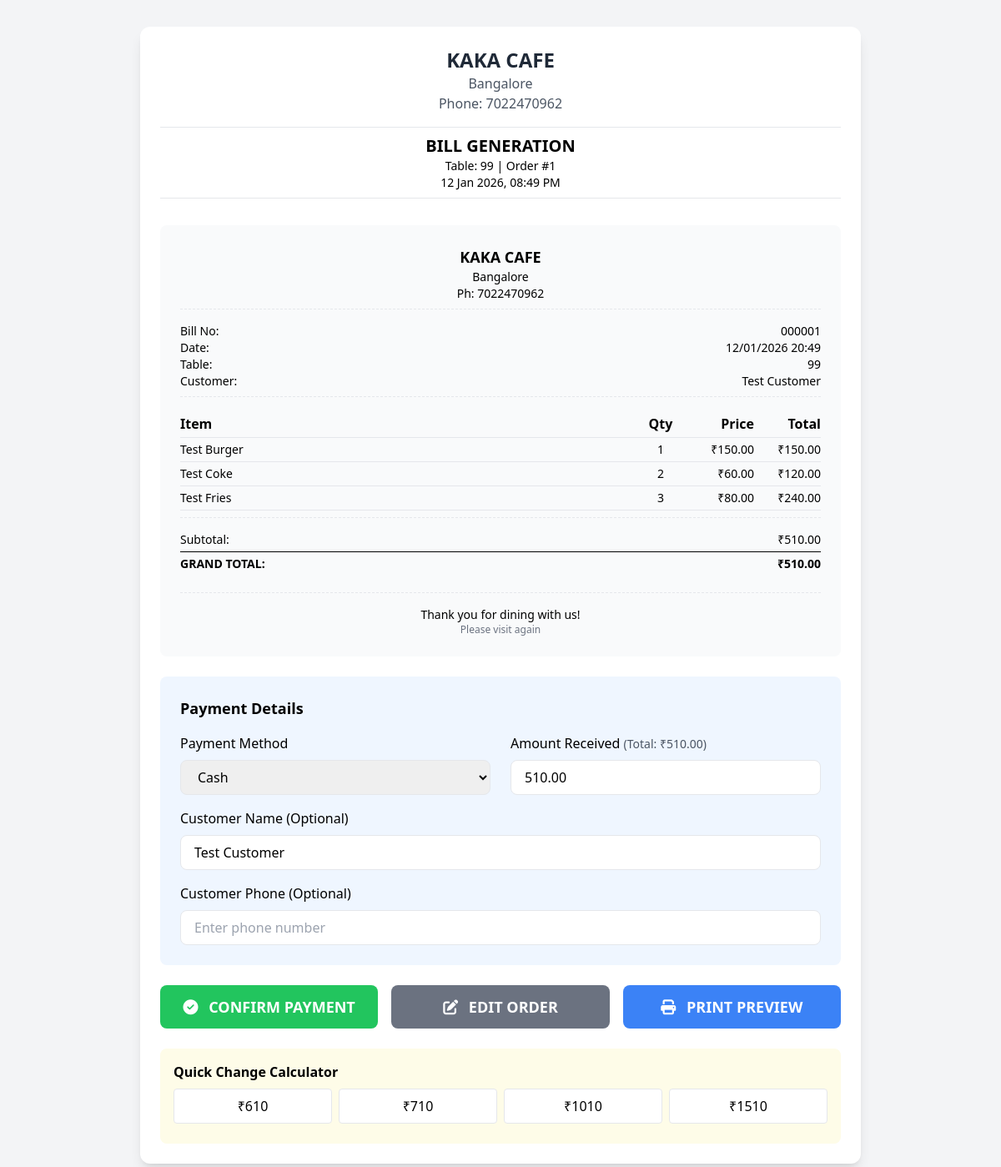
Page /bill/1/ on the committed database.
### pos/models.py (models this page shows, shortened)
class Restaurant(models.Model):
    name = models.CharField(max_length=200, default="KAKA CAFE")
    address = models.TextField(default="Bangalore")
    phone = models.CharField(max_length=20, default="7022470962")
    email = models.EmailField(default="contact@kakacafe.com")
    gstin = models.CharField(max_length=15, blank=True)
    logo = models.ImageField(upload_to='logos/', blank=True)

class Order(models.Model):
    table = models.ForeignKey(Table, on_delete=models.CASCADE, related_name='orders')
    customer_name = models.CharField(max_length=200, blank=True)
    customer_phone = models.CharField(max_length=15, blank=True)
    status = models.CharField(max_length=20, default='active',
                             choices=[('active', 'Active'),
                                     ('completed', 'Completed'),
                                     ('cancelled', 'Cancelled')])
    subtotal = models.DecimalField(max_digits=12, decimal_places=2, default=0)
    discount = models.DecimalField(max_digits=12, decimal_places=2, default=0)
    water_bottle = models.DecimalField(max_digits=10, decimal_places=2, default=0)
    packaging = models.DecimalField(max_digits=10, decimal_places=2, default=0)
    service_charge = models.DecimalField(max_digits=10, decimal_places=2, default=0)
    other_charges = models.DecimalField(max_digits=10, decimal_places=2, default=0)
    other_charges_description = models.CharField(max_length=100, blank=True)
    total = models.DecimalField(max_digits=12, decimal_places=2, default=0)
    created_at = models.DateTimeField(auto_now_add=True)
    updated_at = models.DateTimeField(auto_now=True)
    class Meta:
        ordering = ['-created_at']

class Table(models.Model):
    table_number = models.CharField(max_length=10, unique=True)
    table_name = models.CharField(max_length=50, blank=True)
    capacity = models.IntegerField(default=4)
    status = models.CharField(max_length=20, default='available',
                             choices=[('available', 'Available'),
                                     ('occupied', 'Occupied')])

class OrderItem(models.Model):
    order = models.ForeignKey(Order, on_delete=models.CASCADE, related_name='order_items')
    menu_item = models.ForeignKey(MenuItem, on_delete=models.CASCADE)
    quantity = models.IntegerField(default=1)
    price = models.DecimalField(max_digits=10, decimal_places=2)
    total = models.DecimalField(max_digits=10, decimal_places=2, default=0)

class MenuItem(models.Model):
    category = models.ForeignKey(Category, on_delete=models.CASCADE, related_name='menuitems')
    name = models.CharField(max_length=200)
    description = models.TextField(blank=True)
    price = models.DecimalField(max_digits=10, decimal_places=2)
    is_available = models.BooleanField(default=True)
    class Meta:
        ordering = ['category__display_order', 'name']

### pos/views.py (the view, shortened to what this page needs)
# urls.py: path('bill/<int:order_id>/', views.generate_bill, name='generate_bill'),
def generate_bill(request, order_id):
    order = get_object_or_404(Order, id=order_id)
    context = {
        'order': order,
    }
    return render(request, 'pos/generate_bill.html', context)

### pos/context_processors.py (called while the page is built)
def restaurant_info(request):
    restaurant = Restaurant.objects.first()
    return {
        'restaurant': restaurant if restaurant else Restaurant(),
        'now': '2024-01-10',  # You can replace with actual datetime
    }

### templates/pos/generate_bill.html (shortened to what this page needs)
<!DOCTYPE html>
<html lang="en">
<head>
    <script src="https://cdn.tailwindcss.com"></script>
    <link rel="stylesheet" href="https://cdnjs.cloudflare.com/ajax/libs/font-awesome/6.4.0/css/all.min.css">
</head>
<body class="bg-gray-100">
    <div class="container mx-auto px-4 py-8 max-w-4xl">
        <div class="bg-white rounded-xl shadow-lg p-6">
            <div class="text-center mb-8">
                <h1 class="text-2xl font-bold text-gray-800">{{ restaurant.name }}</h1>
                <p class="text-gray-600">{{ restaurant.address }}</p>
                <p class="text-gray-600">Phone: {{ restaurant.phone }}</p>
                <div class="mt-4 border-t border-b py-2">
                    <h2 class="text-xl font-bold">BILL GENERATION</h2>
                    <p class="text-sm">Table: {{ order.table.table_number }} | Order #{{ order.id }}</p>
                    <p class="text-sm">{{ order.created_at|date:"d M Y, h:i A" }}</p>
                </div>
            </div>
            <div class="bg-gray-50 p-6 rounded-lg mb-6">
                <div class="text-center mb-4">
                    <div class="font-bold text-lg">{{ restaurant.name }}</div>
                    <div class="text-sm">{{ restaurant.address }}</div>
                    <div class="text-sm">Ph: {{ restaurant.phone }}</div>
                    <div class="border-t border-dashed my-2"></div>
                </div>
                <div class="mb-4">
                    <div class="flex justify-between text-sm">
                        <span>Bill No:</span>
                        <span>{{ order.id|stringformat:"06d" }}</span>
                    </div>
                    <div class="flex justify-between text-sm">
                        <span>Date:</span>
                        <span>{{ order.created_at|date:"d/m/Y H:i" }}</span>
                    </div>
                    <div class="flex justify-between text-sm">
                        <span>Table:</span>
                        <span>{{ order.table.table_number }}</span>
                    </div>
                    {% if order.customer_name %}
                    <div class="flex justify-between text-sm">
                        <span>Customer:</span>
                        <span>{{ order.customer_name }}</span>
                    </div>
                    {% endif %}
                    <div class="border-t border-dashed my-2"></div>
                </div>
                <div class="mb-4">
                    <div class="flex border-b py-1 font-bold">
                        <div class="flex-1">Item</div>
                        <div class="w-16 text-center">Qty</div>
                        <div class="w-20 text-right">Price</div>
                        <div class="w-20 text-right">Total</div>
                    </div>
                    {% for item in order.order_items.all %}
                    <div class="flex border-b py-1 text-sm">
                        <div class="flex-1">{{ item.menu_item.name }}</div>
                        <div class="w-16 text-center">{{ item.quantity }}</div>
                        <div class="w-20 text-right">₹{{ item.price }}</div>
                        <div class="w-20 text-right">₹{{ item.total }}</div>
                    </div>
                    {% endfor %}
                    <div class="border-t border-dashed my-2"></div>
                </div>
                <div class="space-y-1 text-sm">
                    <div class="flex justify-between">
                        <span>Subtotal:</span>
                        <span>₹{{ order.subtotal }}</span>
                    </div>
                    <div class="border-t border-black pt-1 mt-2">
                        <div class="flex justify-between font-bold">
                            <span>GRAND TOTAL:</span>
                            <span>₹{{ order.total }}</span>
                        </div>
                    </div>
                </div>
                <div class="text-center mt-6 pt-4 border-t border-dashed">
                    <div class="text-sm">Thank you for dining with us!</div>
                    <div class="text-xs text-gray-500">Please visit again</div>
                </div>
            </div>
            <form method="post">
                <div class="bg-blue-50 p-6 rounded-lg mb-6">
                    <h3 class="font-bold text-lg mb-4">Payment Details</h3>
                    <div class="grid grid-cols-1 md:grid-cols-2 gap-6">
                        <div>
                            <label class="block font-medium mb-2">Payment Method</label>
                            <select name="payment_method" class="w-full border rounded-lg px-4 py-2" required>
                                <option value="cash">Cash</option>
                            </select>
                        </div>
                        <div>
                            <label class="block font-medium mb-2">
                                Amount Received
                                <span class="text-sm text-gray-600">(Total: ₹{{ order.total }})</span>
                            </label>
                            <input type="number" name="paid_amount"
                                   value="{{ order.total }}"
                                   min="{{ order.total }}"
                                   step="1"
                                   class="w-full border rounded-lg px-4 py-2"
                                   required>
                        </div>
                    </div>
                    <div class="mt-4">
                        <label class="block font-medium mb-2">Customer Name (Optional)</label>
                        <input type="text" name="customer_name"
                               value="{{ order.customer_name }}"
                               class="w-full border rounded-lg px-4 py-2"
                               placeholder="Enter customer name">
                    </div>
                    <div class="mt-4">
                        <label class="block font-medium mb-2">Customer Phone (Optional)</label>
                        <input type="text" name="customer_phone"
                               value="{{ order.customer_phone }}"
                               class="w-full border rounded-lg px-4 py-2"
                               placeholder="Enter phone number">
                    </div>
                </div>
                <div class="flex flex-wrap gap-4">
                    <button type="submit"
                            class="flex-1 bg-green-500 hover:bg-green-600 text-white py-3 px-6 rounded-lg font-bold text-lg">
                        <i class="fas fa-check-circle mr-2"></i> CONFIRM PAYMENT
                    </button>
                    <a href="{% url 'table_detail' order.table.id %}"
                       class="flex-1 bg-gray-500 hover:bg-gray-600 text-white py-3 px-6 rounded-lg font-bold text-lg text-center">
                        <i class="fas fa-edit mr-2"></i> EDIT ORDER
                    </a>
                    <button type="button" onclick="window.print()"
                            class="flex-1 bg-blue-500 hover:bg-blue-600 text-white py-3 px-6 rounded-lg font-bold text-lg">
                        <i class="fas fa-print mr-2"></i> PRINT PREVIEW
                    </button>
                </div>
            </form>
            <div class="bg-yellow-50 p-4 rounded-lg mt-6">
                <h4 class="font-bold mb-2">Quick Change Calculator</h4>
                <div class="grid grid-cols-2 md:grid-cols-4 gap-2">
                    <button type="button" onclick="calculateChange({{ order.total|add:100 }})"
                            class="bg-white border rounded py-2 hover:bg-gray-100">
                        ₹{{ order.total|add:100|floatformat:0 }}
                    </button>
                    <button type="button" onclick="calculateChange({{ order.total|add:200 }})"
                            class="bg-white border rounded py-2 hover:bg-gray-100">
                        ₹{{ order.total|add:200|floatformat:0 }}
                    </button>
                    <button type="button" onclick="calculateChange({{ order.total|add:500 }})"
                            class="bg-white border rounded py-2 hover:bg-gray-100">
                        ₹{{ order.total|add:500|floatformat:0 }}
                    </button>
                    <button type="button" onclick="calculateChange({{ order.total|add:1000 }})"
                            class="bg-white border rounded py-2 hover:bg-gray-100">
                        ₹{{ order.total|add:1000|floatformat:0 }}
                    </button>
                </div>
            </div>
        </div>
    </div>
</body>
</html>

### rows in the picture
Restaurant: name "KAKA CAFE", address "Bangalore", phone "7022470962"
Order: table.table_number "99", id "1", created_at "12 Jan 2026, 08:49 PM", id "000001", created_at "12/01/2026 20:49", customer_name "Test Customer", subtotal "510.00", total "510.00", paid_amount "510.00", total|add "610", total|add "710", total|add "1010", total|add "1510"
OrderItem: menu_item.name "Test Burger", quantity "1", price "150.00", total "150.00"
OrderItem: menu_item.name "Test Coke", quantity "2", price "60.00", total "120.00"
OrderItem: menu_item.name "Test Fries", quantity "3", price "80.00", total "240.00"
